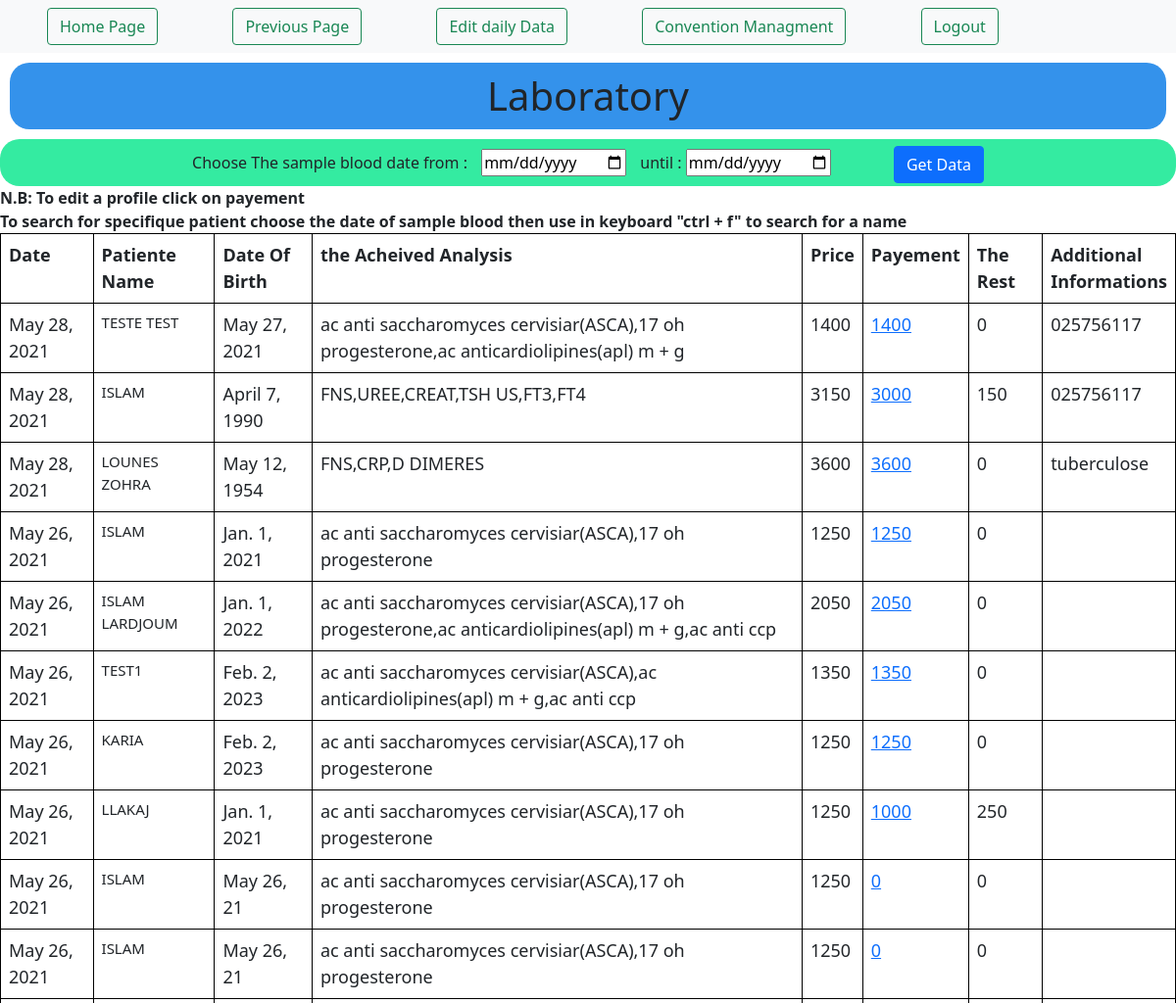
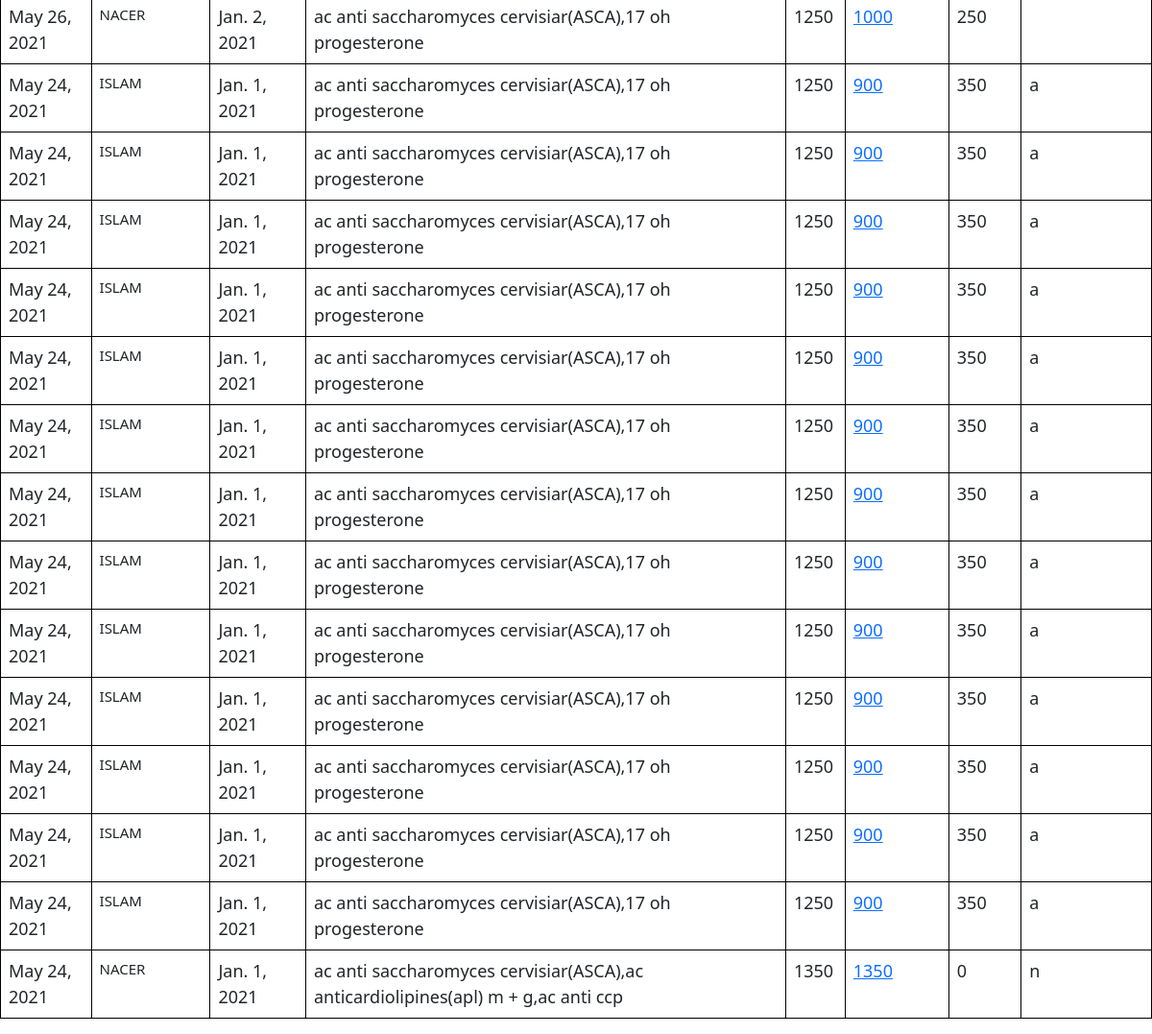
/lab/vislab/ (signed in), run on the app's committed database (2 pictures, top to bottom).
### labo/models.py (models this page shows)
class Labo(models.Model):
	dt = models.DateField(auto_now_add = True)
	p_name = models.CharField(max_length = 200)
	dob = models.DateField()
	params = models.TextField(max_length=500)
	lab_price = models.IntegerField(default = 0)
	price = models.IntegerField(default = 0)
	pay = models.IntegerField(default = 0)
	rest = models.IntegerField(default=0)
	info = models.TextField(max_length=200, blank = True)

### labo/views.py (the view)
# urls.py: path('vislab/', vislab, name="vislab" ),
@login_required(login_url='login')
def vislab(request):
	getdata = Labo.objects.all().order_by('-dt')[:25]
	if request.method== 'POST':
		req = request.POST
		dep = req['sdate']
		fin = req['ldate']
		get_sdata = Labo.objects.filter(dt__lte = fin).filter(dt__gte=dep)
		return render(request, 'filterlab.html', {'getsdata' : get_sdata})
	context = {
		'getdata' : getdata
	}
	return render(request,'editlab.html',context)

### labo/templates/editlab.html (shortened to what this page needs)
<!DOCTYPE html>
<html>
<head>
	<link href="https://cdn.jsdelivr.net/npm/bootstrap@5.0.0/dist/css/bootstrap.min.css" rel="stylesheet">
</head>
<body>
	<nav class="navbar navbar-light bg-light">
        <div id="navdiv">
            <a href="{% url 'home' %}"><button class="btn btn-outline-success ms-5 me-4" type="button">Home Page</button></a>
            <a href="{% url 'calclab' %}"> <button class="btn btn-outline-success ms-5 me-4" type="button">Previous Page</button></a>
            <a href="{% url 'visedit' %}"> <button class="btn btn-outline-success ms-5 me-4" type="button">Edit daily Data</button></a>
            <a href="{% url 'convention' %}"> <button class="btn btn-outline-success ms-5 me-4" type="button">Convention Managment</button></button></a>
            <a href="{% url 'logout' %}"><button class="btn btn-outline-success ms-5 me-4" type="button">Logout</button></a>
        </div>
    </nav>
<h1> Laboratory </h1>
<div id="ddiv">
	<form method="POST" action="">{% csrf_token %}
	<label> Choose The sample blood date from : </label>
	<input type="date" name="sdate"  id="sdate">
	<label> until : </label>
	<input type="date" name="ldate"  id="ldate">
	<input type="submit" name="valid" value="Get Data" class="btn btn-primary" id="vdate">
	</form>
</div>
{% block content %}
<label class="lbl">N.B: To edit a profile click on payement </label> <br>
<label class="lbl"> To search for specifique patient choose the date of sample blood then use in keyboard  "ctrl + f" to search for a name </label>
<table class="table table-hover ">
	<tr>
		<th>Date</th>
		<th> Patiente Name</th>
		<th>Date Of Birth</th>
		<th id="p">the Acheived Analysis</th>
		<th>Price</th>
		<th>Payement</th>
		<th>The Rest</th>
		<th id="i">Additional Informations</th>
	</tr>
	{% for data in getdata %}
	<tr>
		<td id="dt">{{data.dt}}</td>
		<td style="text-transform: uppercase;font-size: 15px">{{data.p_name}}</td>
		<td>{{data.dob}}</td>
		<td>{{data.params}}</td>
		<td>{{data.price}}</td>
		<td><a href="{% url 'editprev' data.id %}"> {{data.pay}}</a></td>
		<td>{{data.rest}}</td>
		<td>{{data.info}}</td>
	</tr>
	{% endfor %}
</table>
{% endblock %}
</body>
</html>

### labo/templates/editlab.html (style rules this page uses)
table, th, td { border:1px solid black; border-collapse: collapse; padding: 20px margin:auto; font-size: 18px }
#p { width: 500px; }
#i { width: 100px; }
h1 { text-align: center; border-radius: 20px; background-color:#3492eb; padding: 10px; margin: 10px; }
#sdate { margin: 10px; }
#ddiv { border-radius: 20px; background-color:#34eba1; text-align: center; }
#vdate { margin-left:5%; }
.lbl { font-weight: bold; }

### data on the page
Labo: dt "May 28, 2021", p_name "TESTE TEST", dob "May 27, 2021", params "ac anti saccharomyces cervisiar(ASCA),17 oh progesterone,ac anticardiolipines(apl) m + g", price "1400", pay "1400", rest "0", info "025756117"
Labo: dt "May 28, 2021", p_name "ISLAM", dob "April 7, 1990", params "FNS,UREE,CREAT,TSH US,FT3,FT4", price "3150", pay "3000", rest "150", info "025756117"
Labo: dt "May 28, 2021", p_name "LOUNES ZOHRA", dob "May 12, 1954", params "FNS,CRP,D DIMERES", price "3600", pay "3600", rest "0", info "tuberculose"
Labo: dt "May 26, 2021", p_name "ISLAM", dob "Jan. 1, 2021", params "ac anti saccharomyces cervisiar(ASCA),17 oh progesterone", price "1250", pay "1250", rest "0"
Labo: dt "May 26, 2021", p_name "ISLAM LARDJOUM", dob "Jan. 1, 2022", params "ac anti saccharomyces cervisiar(ASCA),17 oh progesterone,ac anticardiolipines(apl) m + g,ac anti ccp", price "2050", pay "2050", rest "0"
Labo: dt "May 26, 2021", p_name "TEST1", dob "Feb. 2, 2023", params "ac anti saccharomyces cervisiar(ASCA),ac anticardiolipines(apl) m + g,ac anti ccp", price "1350", pay "1350", rest "0"
Labo: dt "May 26, 2021", p_name "KARIA", dob "Feb. 2, 2023", params "ac anti saccharomyces cervisiar(ASCA),17 oh progesterone", price "1250", pay "1250", rest "0"
Labo: dt "May 26, 2021", p_name "LLAKAJ", dob "Jan. 1, 2021", params "ac anti saccharomyces cervisiar(ASCA),17 oh progesterone", price "1250", pay "1000", rest "250"
Labo: dt "May 26, 2021", p_name "ISLAM", dob "May 26, 21", params "ac anti saccharomyces cervisiar(ASCA),17 oh progesterone", price "1250", pay "0", rest "0"
Labo: dt "May 26, 2021", p_name "ISLAM", dob "May 26, 21", params "ac anti saccharomyces cervisiar(ASCA),17 oh progesterone", price "1250", pay "0", rest "0"
Labo: dt "May 26, 2021", p_name "NACER", dob "Jan. 2, 2021", params "ac anti saccharomyces cervisiar(ASCA),17 oh progesterone", price "1250", pay "1000", rest "250"
Labo: dt "May 24, 2021", p_name "ISLAM", dob "Jan. 1, 2021", params "ac anti saccharomyces cervisiar(ASCA),17 oh progesterone", price "1250", pay "900", rest "350", info "a"
Labo: dt "May 24, 2021", p_name "ISLAM", dob "Jan. 1, 2021", params "ac anti saccharomyces cervisiar(ASCA),17 oh progesterone", price "1250", pay "900", rest "350", info "a"
Labo: dt "May 24, 2021", p_name "ISLAM", dob "Jan. 1, 2021", params "ac anti saccharomyces cervisiar(ASCA),17 oh progesterone", price "1250", pay "900", rest "350", info "a"
Labo: dt "May 24, 2021", p_name "ISLAM", dob "Jan. 1, 2021", params "ac anti saccharomyces cervisiar(ASCA),17 oh progesterone", price "1250", pay "900", rest "350", info "a"
Labo: dt "May 24, 2021", p_name "ISLAM", dob "Jan. 1, 2021", params "ac anti saccharomyces cervisiar(ASCA),17 oh progesterone", price "1250", pay "900", rest "350", info "a"
Labo: dt "May 24, 2021", p_name "ISLAM", dob "Jan. 1, 2021", params "ac anti saccharomyces cervisiar(ASCA),17 oh progesterone", price "1250", pay "900", rest "350", info "a"
Labo: dt "May 24, 2021", p_name "ISLAM", dob "Jan. 1, 2021", params "ac anti saccharomyces cervisiar(ASCA),17 oh progesterone", price "1250", pay "900", rest "350", info "a"
Labo: dt "May 24, 2021", p_name "ISLAM", dob "Jan. 1, 2021", params "ac anti saccharomyces cervisiar(ASCA),17 oh progesterone", price "1250", pay "900", rest "350", info "a"
Labo: dt "May 24, 2021", p_name "ISLAM", dob "Jan. 1, 2021", params "ac anti saccharomyces cervisiar(ASCA),17 oh progesterone", price "1250", pay "900", rest "350", info "a"
Labo: dt "May 24, 2021", p_name "ISLAM", dob "Jan. 1, 2021", params "ac anti saccharomyces cervisiar(ASCA),17 oh progesterone", price "1250", pay "900", rest "350", info "a"
Labo: dt "May 24, 2021", p_name "ISLAM", dob "Jan. 1, 2021", params "ac anti saccharomyces cervisiar(ASCA),17 oh progesterone", price "1250", pay "900", rest "350", info "a"
Labo: dt "May 24, 2021", p_name "ISLAM", dob "Jan. 1, 2021", params "ac anti saccharomyces cervisiar(ASCA),17 oh progesterone", price "1250", pay "900", rest "350", info "a"
Labo: dt "May 24, 2021", p_name "ISLAM", dob "Jan. 1, 2021", params "ac anti saccharomyces cervisiar(ASCA),17 oh progesterone", price "1250", pay "900", rest "350", info "a"
Labo: dt "May 24, 2021", p_name "NACER", dob "Jan. 1, 2021", params "ac anti saccharomyces cervisiar(ASCA),ac anticardiolipines(apl) m + g,ac anti ccp", price "1350", pay "1350", rest "0", info "n"
